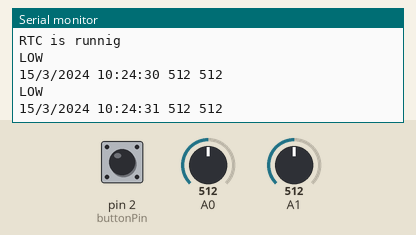
Recording of a sketch running on a simulated Arduino Uno, built with avr-gcc and run on an emulated ATmega328P. Shown: the last lines printed to the serial monitor. The test bench sets the inputs (shaded band); at power-on: pin 2 (buttonPin) LOW, A0 = 512, A1 = 512. The local clock reads 2024-03-15 10:24:30 at power-on unless the sketch sets it; storage starts empty.

Above: at 1.8 s.
1.9 s: pin 2 (buttonPin) pulled HIGH for 1.25 s
At 2.9 s:
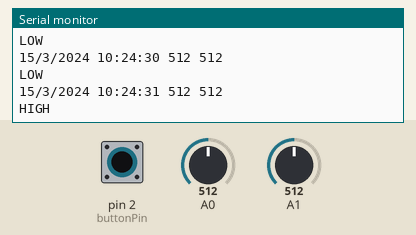
At 5.3 s:
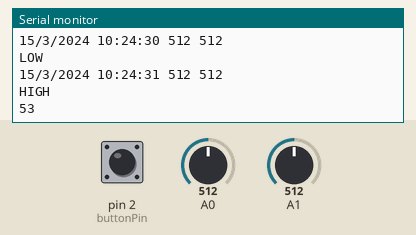

Measured:
- after the input at 1.9 s, the serial monitor: prints a new line after 0.16 s (image 1)

The sketch:

main.ino
```cpp
#include <Wire.h>
#include "RTClib.h"
#include <SD.h>
#include <SPI.h>
#include <SoftwareSerial.h>
#define readButton A3
#define CS 4
RTC_DS1307 RTC;
char buffer[40];
char recvChar;
const int buttonPin = 2;
int buttonState = 0;
File myFile;
SoftwareSerial Genotronex( 0, 1);
void setup () {
    Serial.begin(9600);
    Genotronex.begin(9600);
    Serial.print("Initializing SD card...");
    pinMode(CS, OUTPUT);
    pinMode(buttonPin, INPUT);
    pinMode(readButton, INPUT);
    if (!SD.begin(CS)) {
      Serial.println("initialization failed!");
      return;
    }
    Serial.println("initialization done.");
    Wire.begin();
    RTC.begin();

    if (! RTC.isrunning()) {
      Serial.println("RTC is NOT running!");
      // following line sets the RTC to the date & time this sketch was compiled
      RTC.adjust(DateTime(__DATE__, __TIME__));
    }
    else{
      Serial.println("RTC is runnig");
    }
}
void loop () {
    DateTime now = RTC.now();
    buttonState = digitalRead(buttonPin);
    if (buttonState == HIGH) {
      Serial.println("HIGH");
       myFile = SD.open("data3.txt", FILE_READ);
       if (myFile) {
       while (myFile.available()) {
        Genotronex.write(myFile.read());
        delay(1000);
        Genotronex.println("Bluetooth On please press 1 or 0 blink LED ..");
        delay(1000);
        Serial.println(myFile.read());
        delay(1000);
      }
      myFile.close();
      }else {
        Serial.println("error opening test.txt");
      }
    }
    else  {
      Serial.println("LOW");
      DateTime now = RTC.now();
      sprintf(buffer,  "%02d/%d/%d %d:%02d:%02d %d %d ", now.day(), now.month(), now.year(), now.hour(), now.minute(), now.second(), analogRead(A0),   analogRead(A1)) ;
      Serial.println( buffer );
      myFile = SD.open("data3.txt", FILE_WRITE);
      if (myFile) {
        myFile.println(buffer );
        myFile.close();
      } else {
        Serial.println("error opening data3.txt");
      }
      delay(1000);
    }
}
```
